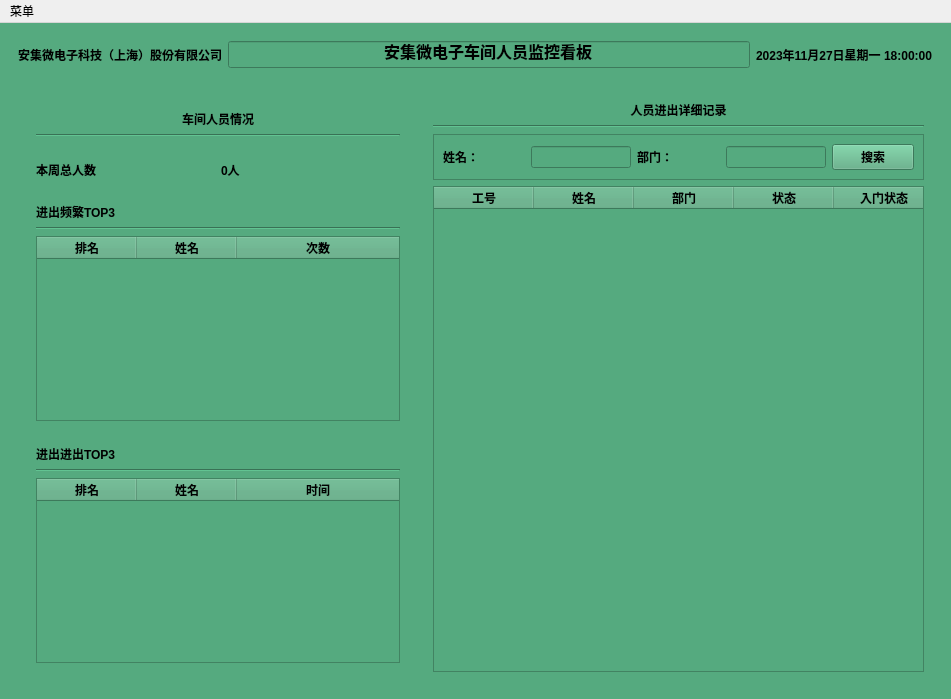
<?xml version="1.0" encoding="UTF-8"?>
<ui version="4.0">
 <class>MainWindow</class>
 <widget class="QMainWindow" name="MainWindow">
  <property name="geometry">
   <rect>
    <x>0</x>
    <y>0</y>
    <width>951</width>
    <height>699</height>
   </rect>
  </property>
  <property name="windowTitle">
   <string>MainWindow</string>
  </property>
  <widget class="QWidget" name="centralwidget">
   <property name="styleSheet">
    <string notr="true">background-color: rgb(85, 170, 127);</string>
   </property>
   <layout class="QGridLayout" name="gridLayout">
    <item row="0" column="0">
     <widget class="QWidget" name="topWidget" native="true">
      <property name="styleSheet">
       <string notr="true"/>
      </property>
      <layout class="QHBoxLayout" name="horizontalLayout_2">
       <item>
        <widget class="QLabel" name="topFirstLabel">
         <property name="font">
          <font>
           <pointsize>9</pointsize>
           <weight>75</weight>
           <bold>true</bold>
          </font>
         </property>
         <property name="autoFillBackground">
          <bool>false</bool>
         </property>
         <property name="styleSheet">
          <string notr="true"/>
         </property>
         <property name="text">
          <string>安集微电子科技（上海）股份有限公司</string>
         </property>
         <property name="margin">
          <number>0</number>
         </property>
        </widget>
       </item>
       <item>
        <widget class="QLineEdit" name="topSecondLabel">
         <property name="font">
          <font>
           <pointsize>12</pointsize>
           <weight>75</weight>
           <bold>true</bold>
          </font>
         </property>
         <property name="text">
          <string>安集微电子车间人员监控看板</string>
         </property>
         <property name="alignment">
          <set>Qt::AlignCenter</set>
         </property>
         <property name="readOnly">
          <bool>true</bool>
         </property>
        </widget>
       </item>
       <item>
        <widget class="QLabel" name="topThirdLabel">
         <property name="font">
          <font>
           <weight>75</weight>
           <bold>true</bold>
          </font>
         </property>
         <property name="text">
          <string>2023年11月27日星期一 18:00:00</string>
         </property>
         <property name="margin">
          <number>0</number>
         </property>
        </widget>
       </item>
      </layout>
     </widget>
    </item>
    <item row="1" column="0">
     <widget class="QWidget" name="middleWidget" native="true">
      <property name="font">
       <font>
        <kerning>false</kerning>
       </font>
      </property>
      <property name="styleSheet">
       <string notr="true"/>
      </property>
      <layout class="QHBoxLayout" name="horizontalLayout_3">
       <item>
        <widget class="QWidget" name="middleLefetWidget" native="true">
         <property name="minimumSize">
          <size>
           <width>400</width>
           <height>0</height>
          </size>
         </property>
         <layout class="QVBoxLayout" name="verticalLayout_4">
          <item>
           <widget class="QWidget" name="departMembertatWidget" native="true">
            <layout class="QVBoxLayout" name="verticalLayout">
             <item alignment="Qt::AlignHCenter">
              <widget class="QLabel" name="departMembertatLabel">
               <property name="font">
                <font>
                 <weight>75</weight>
                 <bold>true</bold>
                </font>
               </property>
               <property name="layoutDirection">
                <enum>Qt::RightToLeft</enum>
               </property>
               <property name="autoFillBackground">
                <bool>false</bool>
               </property>
               <property name="text">
                <string>车间人员情况</string>
               </property>
               <property name="alignment">
                <set>Qt::AlignCenter</set>
               </property>
              </widget>
             </item>
             <item>
              <widget class="Line" name="departMembertatLine">
               <property name="orientation">
                <enum>Qt::Horizontal</enum>
               </property>
              </widget>
             </item>
            </layout>
           </widget>
          </item>
          <item>
           <widget class="QWidget" name="memberStatWidget" native="true">
            <layout class="QHBoxLayout" name="horizontalLayout">
             <item>
              <widget class="QLabel" name="label">
               <property name="font">
                <font>
                 <weight>75</weight>
                 <italic>false</italic>
                 <bold>true</bold>
                </font>
               </property>
               <property name="text">
                <string>本周总人数</string>
               </property>
              </widget>
             </item>
             <item>
              <widget class="QLabel" name="memberStatCountLable">
               <property name="font">
                <font>
                 <weight>75</weight>
                 <bold>true</bold>
                </font>
               </property>
               <property name="text">
                <string>0人</string>
               </property>
              </widget>
             </item>
            </layout>
           </widget>
          </item>
          <item>
           <widget class="QWidget" name="enterCountStatWidWget" native="true">
            <layout class="QVBoxLayout" name="verticalLayout_2">
             <item>
              <widget class="QLabel" name="enterCountStatLaBel">
               <property name="font">
                <font>
                 <weight>75</weight>
                 <bold>true</bold>
                </font>
               </property>
               <property name="text">
                <string>进出频繁TOP3</string>
               </property>
              </widget>
             </item>
             <item>
              <widget class="Line" name="enterCountStatLine">
               <property name="orientation">
                <enum>Qt::Horizontal</enum>
               </property>
              </widget>
             </item>
             <item>
              <widget class="QTableWidget" name="enterCountStatTableWidget">
               <property name="font">
                <font>
                 <pointsize>8</pointsize>
                 <weight>50</weight>
                 <bold>false</bold>
                </font>
               </property>
               <property name="verticalScrollBarPolicy">
                <enum>Qt::ScrollBarAlwaysOff</enum>
               </property>
               <property name="horizontalScrollBarPolicy">
                <enum>Qt::ScrollBarAlwaysOff</enum>
               </property>
               <property name="sizeAdjustPolicy">
                <enum>QAbstractScrollArea::AdjustToContents</enum>
               </property>
               <property name="autoScroll">
                <bool>true</bool>
               </property>
               <property name="showGrid">
                <bool>false</bool>
               </property>
               <property name="sortingEnabled">
                <bool>true</bool>
               </property>
               <attribute name="horizontalHeaderCascadingSectionResizes">
                <bool>true</bool>
               </attribute>
               <attribute name="horizontalHeaderDefaultSectionSize">
                <number>100</number>
               </attribute>
               <attribute name="horizontalHeaderShowSortIndicator" stdset="0">
                <bool>true</bool>
               </attribute>
               <attribute name="horizontalHeaderStretchLastSection">
                <bool>true</bool>
               </attribute>
               <attribute name="verticalHeaderVisible">
                <bool>false</bool>
               </attribute>
               <column>
                <property name="text">
                 <string>排名</string>
                </property>
                <property name="font">
                 <font>
                  <weight>75</weight>
                  <bold>true</bold>
                 </font>
                </property>
                <property name="textAlignment">
                 <set>AlignCenter</set>
                </property>
               </column>
               <column>
                <property name="text">
                 <string>姓名</string>
                </property>
                <property name="font">
                 <font>
                  <weight>75</weight>
                  <bold>true</bold>
                 </font>
                </property>
                <property name="textAlignment">
                 <set>AlignCenter</set>
                </property>
               </column>
               <column>
                <property name="text">
                 <string>次数</string>
                </property>
                <property name="font">
                 <font>
                  <weight>75</weight>
                  <bold>true</bold>
                 </font>
                </property>
                <property name="textAlignment">
                 <set>AlignCenter</set>
                </property>
               </column>
              </widget>
             </item>
            </layout>
           </widget>
          </item>
          <item>
           <widget class="QWidget" name="enterCostTimesStatWidwget" native="true">
            <layout class="QVBoxLayout" name="verticalLayout_3">
             <item>
              <widget class="QLabel" name="enterCostTimesStatLabel">
               <property name="font">
                <font>
                 <weight>75</weight>
                 <bold>true</bold>
                </font>
               </property>
               <property name="text">
                <string>进出进出TOP3</string>
               </property>
              </widget>
             </item>
             <item>
              <widget class="Line" name="enterCostTimesStatLine">
               <property name="orientation">
                <enum>Qt::Horizontal</enum>
               </property>
              </widget>
             </item>
             <item>
              <widget class="QTableWidget" name="enterCostTimesStatTableWidwget">
               <property name="font">
                <font>
                 <pointsize>9</pointsize>
                 <weight>50</weight>
                 <bold>false</bold>
                </font>
               </property>
               <property name="autoFillBackground">
                <bool>true</bool>
               </property>
               <property name="verticalScrollBarPolicy">
                <enum>Qt::ScrollBarAlwaysOff</enum>
               </property>
               <property name="horizontalScrollBarPolicy">
                <enum>Qt::ScrollBarAlwaysOff</enum>
               </property>
               <property name="sizeAdjustPolicy">
                <enum>QAbstractScrollArea::AdjustToContents</enum>
               </property>
               <property name="textElideMode">
                <enum>Qt::ElideMiddle</enum>
               </property>
               <property name="showGrid">
                <bool>false</bool>
               </property>
               <property name="gridStyle">
                <enum>Qt::NoPen</enum>
               </property>
               <property name="sortingEnabled">
                <bool>true</bool>
               </property>
               <property name="rowCount">
                <number>0</number>
               </property>
               <attribute name="horizontalHeaderCascadingSectionResizes">
                <bool>true</bool>
               </attribute>
               <attribute name="horizontalHeaderDefaultSectionSize">
                <number>100</number>
               </attribute>
               <attribute name="horizontalHeaderShowSortIndicator" stdset="0">
                <bool>true</bool>
               </attribute>
               <attribute name="horizontalHeaderStretchLastSection">
                <bool>true</bool>
               </attribute>
               <attribute name="verticalHeaderVisible">
                <bool>false</bool>
               </attribute>
               <column>
                <property name="text">
                 <string>排名</string>
                </property>
                <property name="font">
                 <font>
                  <weight>75</weight>
                  <bold>true</bold>
                 </font>
                </property>
                <property name="textAlignment">
                 <set>AlignCenter</set>
                </property>
               </column>
               <column>
                <property name="text">
                 <string>姓名</string>
                </property>
                <property name="font">
                 <font>
                  <weight>75</weight>
                  <bold>true</bold>
                 </font>
                </property>
                <property name="textAlignment">
                 <set>AlignCenter</set>
                </property>
               </column>
               <column>
                <property name="text">
                 <string>时间</string>
                </property>
                <property name="font">
                 <font>
                  <weight>75</weight>
                  <bold>true</bold>
                 </font>
                </property>
                <property name="textAlignment">
                 <set>AlignCenter</set>
                </property>
               </column>
              </widget>
             </item>
            </layout>
           </widget>
          </item>
         </layout>
        </widget>
       </item>
       <item>
        <widget class="QWidget" name="middleRightWidget" native="true">
         <property name="minimumSize">
          <size>
           <width>500</width>
           <height>0</height>
          </size>
         </property>
         <layout class="QVBoxLayout" name="verticalLayout_6">
          <item>
           <widget class="QLabel" name="middleRightFirstLabel">
            <property name="font">
             <font>
              <weight>75</weight>
              <bold>true</bold>
             </font>
            </property>
            <property name="text">
             <string>人员进出详细记录</string>
            </property>
            <property name="alignment">
             <set>Qt::AlignCenter</set>
            </property>
           </widget>
          </item>
          <item>
           <widget class="Line" name="middleRightSecondLine">
            <property name="orientation">
             <enum>Qt::Horizontal</enum>
            </property>
           </widget>
          </item>
          <item>
           <widget class="QFrame" name="search_frame">
            <property name="maximumSize">
             <size>
              <width>500</width>
              <height>16777215</height>
             </size>
            </property>
            <property name="frameShape">
             <enum>QFrame::StyledPanel</enum>
            </property>
            <property name="frameShadow">
             <enum>QFrame::Raised</enum>
            </property>
            <layout class="QGridLayout" name="gridLayout_2">
             <item row="0" column="0">
              <widget class="QLabel" name="search_name_label">
               <property name="font">
                <font>
                 <weight>75</weight>
                 <bold>true</bold>
                </font>
               </property>
               <property name="text">
                <string>姓名：</string>
               </property>
              </widget>
             </item>
             <item row="0" column="1">
              <widget class="QLineEdit" name="search_name_input">
               <property name="maximumSize">
                <size>
                 <width>100</width>
                 <height>16777215</height>
                </size>
               </property>
              </widget>
             </item>
             <item row="0" column="2">
              <widget class="QLabel" name="search_depart_label">
               <property name="font">
                <font>
                 <weight>75</weight>
                 <bold>true</bold>
                </font>
               </property>
               <property name="text">
                <string>部门：</string>
               </property>
              </widget>
             </item>
             <item row="0" column="3">
              <widget class="QLineEdit" name="search_depart_input">
               <property name="maximumSize">
                <size>
                 <width>100</width>
                 <height>16777215</height>
                </size>
               </property>
              </widget>
             </item>
             <item row="0" column="4">
              <widget class="QPushButton" name="search_button">
               <property name="font">
                <font>
                 <weight>75</weight>
                 <bold>true</bold>
                </font>
               </property>
               <property name="text">
                <string>搜索</string>
               </property>
              </widget>
             </item>
            </layout>
           </widget>
          </item>
          <item>
           <widget class="QTableWidget" name="middleRightThirdTable">
            <property name="font">
             <font>
              <kerning>true</kerning>
             </font>
            </property>
            <property name="layoutDirection">
             <enum>Qt::LeftToRight</enum>
            </property>
            <property name="autoFillBackground">
             <bool>true</bool>
            </property>
            <property name="styleSheet">
             <string notr="true"/>
            </property>
            <property name="verticalScrollBarPolicy">
             <enum>Qt::ScrollBarAsNeeded</enum>
            </property>
            <property name="horizontalScrollBarPolicy">
             <enum>Qt::ScrollBarAlwaysOff</enum>
            </property>
            <property name="sizeAdjustPolicy">
             <enum>QAbstractScrollArea::AdjustToContents</enum>
            </property>
            <property name="autoScrollMargin">
             <number>5</number>
            </property>
            <property name="textElideMode">
             <enum>Qt::ElideMiddle</enum>
            </property>
            <property name="horizontalScrollMode">
             <enum>QAbstractItemView::ScrollPerItem</enum>
            </property>
            <property name="showGrid">
             <bool>true</bool>
            </property>
            <property name="sortingEnabled">
             <bool>true</bool>
            </property>
            <attribute name="horizontalHeaderCascadingSectionResizes">
             <bool>false</bool>
            </attribute>
            <attribute name="horizontalHeaderMinimumSectionSize">
             <number>50</number>
            </attribute>
            <attribute name="horizontalHeaderDefaultSectionSize">
             <number>100</number>
            </attribute>
            <attribute name="horizontalHeaderHighlightSections">
             <bool>true</bool>
            </attribute>
            <attribute name="horizontalHeaderShowSortIndicator" stdset="0">
             <bool>true</bool>
            </attribute>
            <attribute name="horizontalHeaderStretchLastSection">
             <bool>true</bool>
            </attribute>
            <attribute name="verticalHeaderVisible">
             <bool>false</bool>
            </attribute>
            <attribute name="verticalHeaderShowSortIndicator" stdset="0">
             <bool>true</bool>
            </attribute>
            <column>
             <property name="text">
              <string>工号</string>
             </property>
             <property name="font">
              <font>
               <weight>75</weight>
               <bold>true</bold>
              </font>
             </property>
             <property name="textAlignment">
              <set>AlignCenter</set>
             </property>
            </column>
            <column>
             <property name="text">
              <string>姓名</string>
             </property>
             <property name="font">
              <font>
               <weight>75</weight>
               <bold>true</bold>
              </font>
             </property>
             <property name="textAlignment">
              <set>AlignCenter</set>
             </property>
            </column>
            <column>
             <property name="text">
              <string>部门</string>
             </property>
             <property name="font">
              <font>
               <weight>75</weight>
               <bold>true</bold>
              </font>
             </property>
             <property name="textAlignment">
              <set>AlignCenter</set>
             </property>
            </column>
            <column>
             <property name="text">
              <string>状态</string>
             </property>
             <property name="font">
              <font>
               <weight>75</weight>
               <bold>true</bold>
              </font>
             </property>
             <property name="textAlignment">
              <set>AlignCenter</set>
             </property>
            </column>
            <column>
             <property name="text">
              <string>入门状态</string>
             </property>
             <property name="font">
              <font>
               <weight>75</weight>
               <bold>true</bold>
              </font>
             </property>
             <property name="textAlignment">
              <set>AlignCenter</set>
             </property>
            </column>
            <column>
             <property name="text">
              <string>出门时间</string>
             </property>
             <property name="font">
              <font>
               <weight>75</weight>
               <bold>true</bold>
              </font>
             </property>
             <property name="textAlignment">
              <set>AlignCenter</set>
             </property>
            </column>
            <column>
             <property name="text">
              <string>进出次数</string>
             </property>
             <property name="font">
              <font>
               <weight>75</weight>
               <bold>true</bold>
              </font>
             </property>
             <property name="textAlignment">
              <set>AlignCenter</set>
             </property>
            </column>
            <column>
             <property name="text">
              <string>累计进出时间</string>
             </property>
             <property name="font">
              <font>
               <weight>75</weight>
               <bold>true</bold>
              </font>
             </property>
             <property name="textAlignment">
              <set>AlignCenter</set>
             </property>
            </column>
            <column>
             <property name="text">
              <string>累计进出时间</string>
             </property>
             <property name="font">
              <font>
               <weight>75</weight>
               <bold>true</bold>
              </font>
             </property>
             <property name="textAlignment">
              <set>AlignCenter</set>
             </property>
            </column>
           </widget>
          </item>
         </layout>
        </widget>
       </item>
      </layout>
     </widget>
    </item>
   </layout>
  </widget>
  <widget class="QMenuBar" name="menubar">
   <property name="geometry">
    <rect>
     <x>0</x>
     <y>0</y>
     <width>951</width>
     <height>26</height>
    </rect>
   </property>
   <widget class="QMenu" name="menu">
    <property name="title">
     <string>菜单</string>
    </property>
    <addaction name="menuLoadExcelAction"/>
    <addaction name="separator"/>
    <addaction name="menuQuitAction"/>
   </widget>
   <addaction name="menu"/>
  </widget>
  <action name="menuLoadExcelAction">
   <property name="text">
    <string>载入&amp;Excel</string>
   </property>
  </action>
  <action name="menuQuitAction">
   <property name="text">
    <string>退出</string>
   </property>
  </action>
 </widget>
 <resources/>
 <connections/>
</ui>
